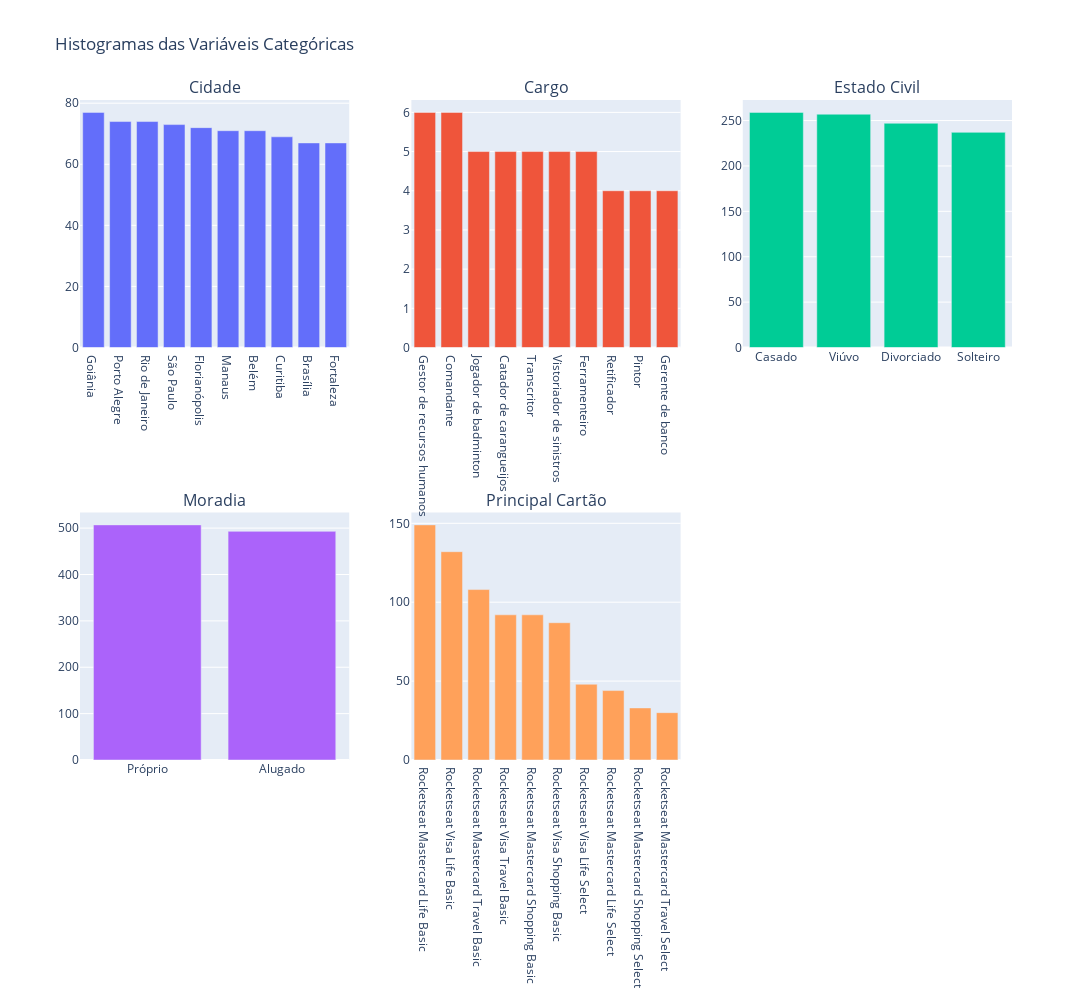

The code cell stored with this chart in its notebook:
### Markdown cell above
### Gráfico de barras para variáveis categóricas

### Code cell
# Numéro de colunas desejadas
num_cols = 3

# Calcular o número de linhas ncessárias
num_rows = math.ceil(len(cat_vars)/ num_cols)

# Criar subplots
fig = make_subplots(rows=num_rows, cols=num_cols, subplot_titles=cat_vars)

# Adicionar histogramas para cada variável categórica
for i, var in enumerate(cat_vars):
  row = (i // num_cols) + 1
  col = (i % num_cols) + 1

  fig.add_trace(
    go.Bar(x=df_clients[var].value_counts().index[:10],
           y=df_clients[var].value_counts().values[:10],
           name=var),
    row=row, col=col
  )

# Atualizar layout
# Atualizar layout para remover a legenda
fig.update_layout(
  height=500*num_rows,
  width=1200,
  title_text="Histogramas das Variáveis Categóricas",
  showlegend=False
)

fig.show()

### Figure 1 — Plotly figure (JSON) as saved in the notebook; plotly's stock layout.template omitted (floating-point values rounded to 4 significant figures)
{"data": [{"name": "Cidade", "type": "bar", "x": ["Goiânia", "Porto Alegre", "Rio de Janeiro", "São Paulo", "Florianópolis", "Manaus", "Belém", "Curitiba", "Brasília", "Fortaleza"], "xaxis": "x", "y": [77, 74, 74, 73, 72, 71, 71, 69, 67, 67], "yaxis": "y"}, {"name": "Cargo", "type": "bar", "x": ["Gestor de recursos humanos", "Comandante", "Jogador de badminton", "Catador de carangueijos", "Transcritor", "Vistoriador de sinistros", "Ferramenteiro", "Retificador", "Pintor", "Gerente de banco"], "xaxis": "x2", "y": [6, 6, 5, 5, 5, 5, 5, 4, 4, 4], "yaxis": "y2"}, {"name": "Estado Civil", "type": "bar", "x": ["Casado", "Viúvo", "Divorciado", "Solteiro"], "xaxis": "x3", "y": [259, 257, 247, 237], "yaxis": "y3"}, {"name": "Moradia", "type": "bar", "x": ["Próprio", "Alugado"], "xaxis": "x4", "y": [507, 493], "yaxis": "y4"}, {"name": "Principal Cartão", "type": "bar", "x": ["Rocketseat Mastercard Life Basic", "Rocketseat Visa Life Basic", "Rocketseat Mastercard Travel Basic", "Rocketseat Visa Travel Basic", "Rocketseat Mastercard Shopping Basic", "Rocketseat Visa Shopping Basic", "Rocketseat Visa Life Select", "Rocketseat Mastercard Life Select", "Rocketseat Mastercard Shopping Select", "Rocketseat Mastercard Travel Select"], "xaxis": "x5", "y": [149, 132, 108, 92, 92, 87, 48, 44, 33, 30], "yaxis": "y5"}], "layout": {"annotations": [{"font": {"size": 16}, "showarrow": false, "text": "Cidade", "x": 0.1444, "xanchor": "center", "xref": "paper", "y": 1, "yanchor": "bottom", "yref": "paper"}, {"font": {"size": 16}, "showarrow": false, "text": "Cargo", "x": 0.5, "xanchor": "center", "xref": "paper", "y": 1, "yanchor": "bottom", "yref": "paper"}, {"font": {"size": 16}, "showarrow": false, "text": "Estado Civil", "x": 0.8556, "xanchor": "center", "xref": "paper", "y": 1, "yanchor": "bottom", "yref": "paper"}, {"font": {"size": 16}, "showarrow": false, "text": "Moradia", "x": 0.1444, "xanchor": "center", "xref": "paper", "y": 0.375, "yanchor": "bottom", "yref": "paper"}, {"font": {"size": 16}, "showarrow": false, "text": "Principal Cartão", "x": 0.5, "xanchor": "center", "xref": "paper", "y": 0.375, "yanchor": "bottom", "yref": "paper"}], "height": 1000, "showlegend": false, "title": {"text": "Histogramas das Variáveis Categóricas"}, "width": 1200, "xaxis": {"anchor": "y", "domain": [0, 0.2889]}, "xaxis2": {"anchor": "y2", "domain": [0.3556, 0.6444]}, "xaxis3": {"anchor": "y3", "domain": [0.7111, 1]}, "xaxis4": {"anchor": "y4", "domain": [0, 0.2889]}, "xaxis5": {"anchor": "y5", "domain": [0.3556, 0.6444]}, "xaxis6": {"anchor": "y6", "domain": [0.7111, 1]}, "yaxis": {"anchor": "x", "domain": [0.625, 1]}, "yaxis2": {"anchor": "x2", "domain": [0.625, 1]}, "yaxis3": {"anchor": "x3", "domain": [0.625, 1]}, "yaxis4": {"anchor": "x4", "domain": [0, 0.375]}, "yaxis5": {"anchor": "x5", "domain": [0, 0.375]}, "yaxis6": {"anchor": "x6", "domain": [0, 0.375]}}}
